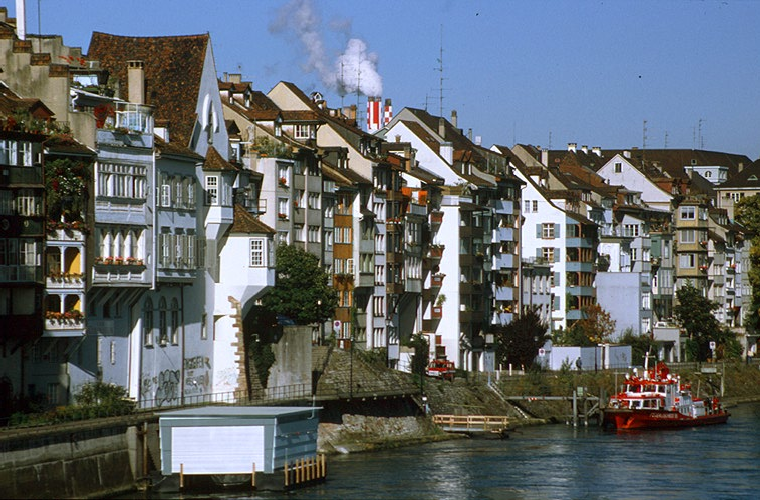
//> input picture assign3/img/basel3.bmp, 760 x 500 px
$ ./assign3   (built with g++ and OpenCV 4)
//> lines starting //> are read from the running program, lines starting //| are printed output that depends on the picture
#include <opencv2/core.hpp>
#include <opencv2/highgui.hpp>
#include <iostream>
#include <fstream>
#include <vector>
#include <string>

using namespace std;
using namespace cv;

#define PI 3.1415

Mat DCTImage(Mat orig_image){
	int h = orig_image.rows - (orig_image.rows % 8);
	int w = orig_image.cols - (orig_image.cols % 8);

	Mat fin_img = orig_image.clone();
	for(int x = 0; x < fin_img.rows; x++){
		for(int y = 0; y < fin_img.cols; y++){
			fin_img.at<Vec3b>(x, y)[0] = 0;
			fin_img.at<Vec3b>(x, y)[1] = 0;
			fin_img.at<Vec3b>(x, y)[2] = 0;
		}
	}

	double alpha_i = 1.0;
	double alpha_j = 1.0;

	for(int x = 0; x < h; x+= 8){
		for(int y = 0; y < w; y+= 8){
			for(int i = x; i < x+8; i++){
				for(int j = y; j < y+8; j++){
					float t = 0.0;
					if(i == 0)
						alpha_i = 1.0/sqrt(2.0);
					else
						alpha_i = 1.0;
					if(j == 0)
						alpha_j = 1.0/sqrt(2.0);
					else
						alpha_j = 1.0;

					for(int p = x; p < x+8; p++){
						for(int q = y; q < y+8; q++){
							t += (orig_image.at<Vec3b>(p,q)[2]) * (cos((((2*p)+1)) * ((i* M_PI))/ (2*8))) * (cos((((2*q) + 1)) * ((j * M_PI)) / (2*8)));
						}
					}
					t *= ((1/sqrt(2*8))) * (alpha_i * alpha_j);
					fin_img.at<Vec3b>(i, j)[2] = int(t);
				}
			}
		}
	}

	return fin_img;
}

Mat IDCTImage(Mat orig_image){
	int h = orig_image.rows - (orig_image.rows % 8);
	int w = orig_image.cols - (orig_image.cols % 8);

	Mat fin_img = orig_image.clone();
	for(int x = 0; x < fin_img.rows; x++){
		for(int y = 0; y < fin_img.cols; y++){
			fin_img.at<Vec3b>(x, y)[0] = 0;
			fin_img.at<Vec3b>(x, y)[1] = 0;
			fin_img.at<Vec3b>(x, y)[2] = 0;
		}
	}

	float t;
	double alpha_i = 1.0;
	double alpha_j = 1.0;

	for(int x = 0; x < h; x+= 8){
		for(int y = 0; y < w; y+= 8){
			for(int i = x; i < x+8; i++){
				for(int j = y; j < y+8; j++){
					t = 0.0;
					if(i == 0)
						alpha_i = 1.0/sqrt(2.0);
					else
						alpha_i = 1.0;
					if(j == 0)
						alpha_j = 1.0/sqrt(2.0);
					else
						alpha_j = 1.0;

					for(int p = x; p < x+8; p++){
						for(int q = y; q < y+8; q++){
							t = t + (orig_image.at<Vec3b>(p,q)[2])  * (cos((((2 * i) + 1)) * ((p * M_PI)) / (2 * 8))) * (cos((((2 * j) + 1)) * ((q * M_PI)) / (2 * 8))) * (alpha_i*alpha_j);
						}
					}
					t *= ((2/sqrt(8*8)));
					fin_img.at<Vec3b>(i, j)[2] = int(t);
				}
			}
		}
	}
	return fin_img;
}


Mat DCTImage_DC(Mat orig_image){
	int h = orig_image.rows - (orig_image.rows % 8);
	int w = orig_image.cols - (orig_image.cols % 8);

	Mat fin_img = orig_image.clone();

	for(int x = 0; x < h; x+= 8){
		for(int y = 0; y < w; y+= 8){
			for(int i = x; i < x+8; i++){
				for(int j = y; j < y+8; j++){
					if(i == x && j == y){
						continue;
					}else{
						fin_img.at<Vec3b>(i,j)[2] = 0;
					}
				}
			}
		}
	}

	return fin_img;
}

Mat DCTImage_9(Mat orig_image){
	int h = orig_image.rows - (orig_image.rows % 8);
	int w = orig_image.cols - (orig_image.cols % 8);

	Mat fin_img = orig_image.clone();

	for(int x = 0; x < h; x+= 8){
		for(int y = 0; y < w; y+= 8){
			for(int i = x; i < x+8; i++){
				for(int j = y; j < y+8; j++){
					for(int p = x; p < x+8; p++){
						for(int q = y; q < y+8; q++){
							if(i == x && j == y)
								continue;
							else if (i == x+2 && j == y+1)
								continue;
							else if (i == x+2 && j == y)
								continue;
							else if (i == x+1 && j == y+2)
								continue;
							else if (i == x+1 && j == y+1)
								continue;
							else if (i == x+1 && j == y)
								continue;
							else if (i == x && j == y+3)
								continue;
							else if (i == x && j == y+2)
								continue;
							else if (i == x && j == y +1)
								continue;
							else
								fin_img.at<Vec3b>(i,j)[2] = 0;
						}
					}
				}
			}
		}
	}

	return fin_img;
}

Mat rgbToHSI(Mat orig_image){
	Mat fin_img = orig_image.clone();
	for(int x = 0; x < fin_img.rows; x++){
		for(int y = 0; y < fin_img.cols; y++){
			fin_img.at<Vec3b>(x, y)[0] = 0;
			fin_img.at<Vec3b>(x, y)[1] = 0;
			fin_img.at<Vec3b>(x, y)[2] = 0;
		}
	}

	float r, g, b, h, s, i;

	for(int x = 0; x < orig_image.rows; x++){
		for(int y = 0; y < orig_image.cols; y++){
			//Vec3b &pix = orig_image.at<Vec3b>(x, y);

			b = orig_image.at<Vec3b>(x,y)[0];
			g = orig_image.at<Vec3b>(x,y)[1];
			r = orig_image.at<Vec3b>(x,y)[2];

			/*b = pix[0];
			g = pix[1];
			r = pix[2];
			*/

			float bgr = b + g + r;
			b /= bgr;
			g /= bgr;
			r /= bgr;

			h = 0.5 * ((r-g) + (r-b)) / sqrt(((r-g) * (r-g)) + ((r-b) * (g-b)));
			h = 180 * acos(h) / PI;
			if(b > g) h = 360 - h;
			h = 255 * h / 360;

			float min = std::min(r,std:: min(b, g));
			s = (1 - (3 * min / (b+g+r))) ;

			if(s < 0.00001)
				s = 0;
			else if(s > 0.99999)
				s = 1;

			i = bgr/3;

			//pix[0] = h;
			//pix[1] = s;
			//pix[2] = i;

			fin_img.at<Vec3b>(x,y)[0] = h;
			fin_img.at<Vec3b>(x,y)[1] = s;
			fin_img.at<Vec3b>(x,y)[2] = i;
		}
	}

	return fin_img;

}

Mat get_channel_intensity(Mat orig_image, int channel){
	Mat fin_img = orig_image.clone();
	for(int x = 0; x < fin_img.rows; x++){
		for(int y = 0; y < fin_img.cols; y++){
			fin_img.at<Vec3b>(x, y)[0] = 0;
			fin_img.at<Vec3b>(x, y)[1] = 0;
			fin_img.at<Vec3b>(x, y)[2] = 0;
		}
	}

	float r, g, b, h, s, i;

	for(int x = 0; x < orig_image.rows; x++){
		for(int y = 0; y < orig_image.cols; y++){

			b = orig_image.at<Vec3b>(x,y)[0];
			g = orig_image.at<Vec3b>(x,y)[1];
			r = orig_image.at<Vec3b>(x,y)[2];

			float bgr = b + g + r;
			i = bgr/3;

			fin_img.at<Vec3b>(x,y)[channel] = i;
		}
	}

	return fin_img;

}

int calculateXGradient(Mat img, int x, int y){
	double XGrad[3][3] = {
		{-1, -2, -1},
		{0, 0, 0},
		{1, 2, 1}
	};

	int gradient = XGrad[0][0] * img.at<Vec3b>(x-1,y-1)[2] + XGrad[0][1] * img.at<Vec3b>(x-1, y)[2] + XGrad[0][2] * img.at<Vec3b>(x-1, y+1)[2]
		     + XGrad[1][0] * img.at<Vec3b>(x, y-1)[2]  + XGrad[1][1] * img.at<Vec3b>(x, y)[2]   + XGrad[1][2] * img.at<Vec3b>(x, y+1)[2]
		     + XGrad[2][0] * img.at<Vec3b>(x+1,y-1)[2] + XGrad[2][1] * img.at<Vec3b>(x+1, y)[2] + XGrad[2][2] * img.at<Vec3b>(x+1, y+1)[2];

	return gradient;
}

int calculateYGradient(Mat img, int x, int y){
	double YGrad[3][3] = {
		{-1, 0, 1},
		{-2, 0, 2},
		{-1, 0, 1}
	};

	int gradient = YGrad[0][0] * img.at<Vec3b>(x-1,y-1)[2] + YGrad[0][1] * img.at<Vec3b>(x-1, y)[2] + YGrad[0][2] * img.at<Vec3b>(x-1, y+1)[2]
		     + YGrad[1][0] * img.at<Vec3b>(x, y-1)[2]  + YGrad[1][1] * img.at<Vec3b>(x, y)[2]   + YGrad[1][2] * img.at<Vec3b>(x, y+1)[2]
		     + YGrad[2][0] * img.at<Vec3b>(x+1,y-1)[2] + YGrad[2][1] * img.at<Vec3b>(x+1, y)[2] + YGrad[2][2] * img.at<Vec3b>(x+1, y+1)[2];

	return gradient;
}

Mat sobel(Mat img){

	Mat fin_img = img.clone();
	for(int x = 0; x < fin_img.rows; x++){
		for(int y = 0; y < fin_img.cols; y++){
			fin_img.at<Vec3b>(x, y)[0] = 0;
			fin_img.at<Vec3b>(x, y)[1] = 0;
			fin_img.at<Vec3b>(x, y)[2] = 0;
		}
	}

	for(int x = 0; x < img.rows; x++){
		for(int y = 0; y < img.cols; y++){
			int horizontal_grad = calculateXGradient(img, x, y);
			int vertical_grad = calculateYGradient(img, x, y);
			int total_grad = abs(horizontal_grad) + abs(vertical_grad);

			if(total_grad > 255){
				total_grad = 255;
			}else if(total_grad < 0){
				total_grad = 0;
			}

			fin_img.at<Vec3b>(x, y)[2] = total_grad;
		}
	}

	return fin_img;
}

int main(){

	string basel3_image = "../img/basel3.bmp";
	string building_image = "../img/Building1.bmp";
	string disk_image = "../img/Disk.bmp";

	//------------- Original Basel3_image -----------
	Mat basel3_img = imread(basel3_image, CV_LOAD_IMAGE_COLOR);
//> basel3_img is the input picture: 500 rows x 760 cols, CV_8UC3; mean B, G, R 107.2, 102.8, 96.5
	namedWindow("f1", WINDOW_AUTOSIZE);
	imshow("f1", basel3_img);

	//------------- HSI Base13_image ----------------
	Mat hsi_img = rgbToHSI(basel3_img);
//> after the loop in rgbToHSI, `for(int x = 0; x < fin_img.rows; x++)`: fin_img: 500 rows x 760 cols, CV_8UC3; every value is 0
//> the loop in rgbToHSI, `for(int x = 0; x < orig_image.rows; x++)` made 500 passes
//> (b, g, r, h, s, i) on passes 1 to 3: (0.453, 0.315, 0.232, 154.5, 0.303, 140.7), (0.449, 0.316, 0.235, 154.5, 0.295, 144.7), (0.448, 0.316, 0.236, 154.5, 0.291, 146.7)
//> after the loop in rgbToHSI, `for(int x = 0; x < orig_image.rows; x++)`:
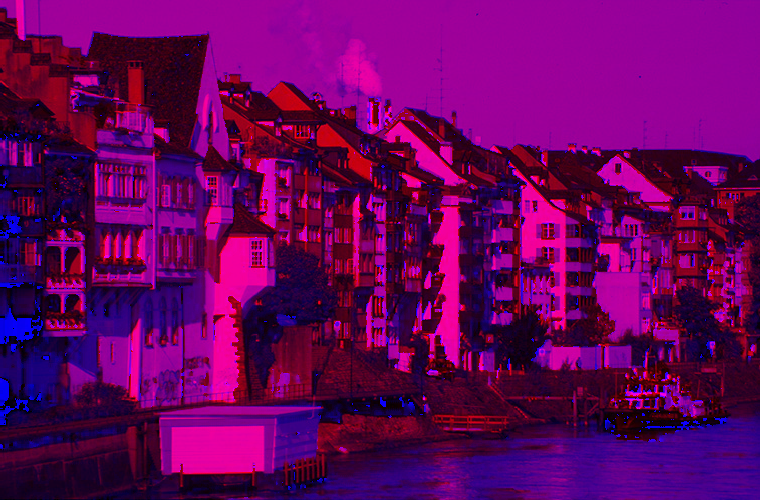
//> fin_img: 500 rows x 760 cols, CV_8UC3; mean B, G, R 93.3, 0, 101.9
//> after the loop in rgbToHSI, `for(int x = 0; x < orig_image.rows; x++)`: b = 0.441; g = 0.351; r = 0.208; h = 143.3; s = 0.376; i = 67.33
	namedWindow("HSI Image", WINDOW_AUTOSIZE);
	imshow("HSI Image", hsi_img);

	//------------- Red Basel3_image ----------------
	Mat red_img = get_channel_intensity(basel3_img, 2);
//> the loop in get_channel_intensity, `for(int x = 0; x < orig_image.rows; x++)` made 500 passes
//> (b, g, r, i) on passes 1 to 3: (191, 133, 98, 140.7), (195, 137, 102, 144.7), (197, 139, 104, 146.7)
//> after the loop in get_channel_intensity, `for(int x = 0; x < orig_image.rows; x++)`:
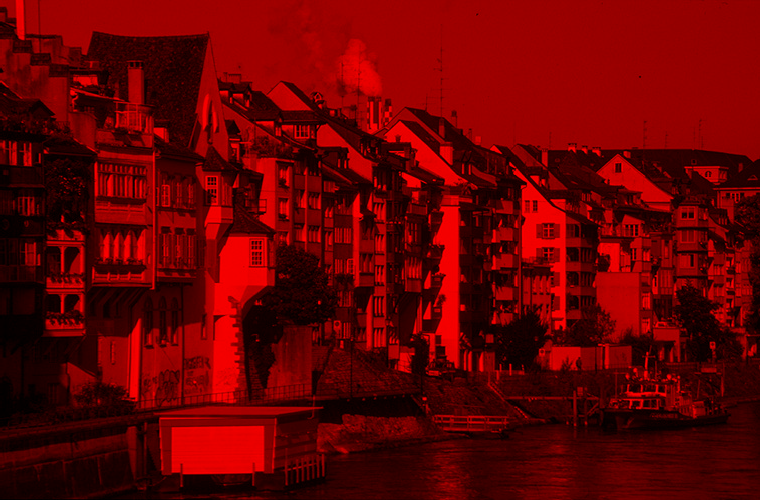
//> fin_img: 500 rows x 760 cols, CV_8UC3; mean B, G, R 0, 0, 101.9
//> after the loop in get_channel_intensity, `for(int x = 0; x < orig_image.rows; x++)`: b = 89; g = 71; r = 42; i = 67.33
	namedWindow("Red Intensity Image", WINDOW_AUTOSIZE);
	imshow("Red Intensity Image", red_img);

	//------------- Blue Basel3_image ----------------
	Mat blue_img = get_channel_intensity(basel3_img, 0);
//> the loop in get_channel_intensity (call 2), `for(int x = 0; x < orig_image.rows; x++)` made 500 passes
	namedWindow("Blue Intensity Image", WINDOW_AUTOSIZE);
	imshow("Blue Intensity Image", blue_img);

	//------------- Green Basel3_image ----------------
	Mat green_img = get_channel_intensity(basel3_img, 1);
	namedWindow("Green Intensity Image", WINDOW_AUTOSIZE);
	imshow("Green Intensity Image", green_img);

	//------------- DCT Base13_image ----------------
	Mat dct_img = DCTImage(red_img);
	namedWindow("DCT Image", WINDOW_AUTOSIZE);
	imshow("DCT Image", dct_img);

	//------------- DCT_DC Base13_image ----------------
	Mat dct_dc_img = DCTImage_DC(dct_img);
	namedWindow("DCT_DC Image", WINDOW_AUTOSIZE);
	imshow("DCT_DC Image", dct_dc_img);

	//------------- DCT_9 Base13_image ----------------
	Mat dct_9_img = DCTImage_9(dct_img);
	namedWindow("DCT_9 Image", WINDOW_AUTOSIZE);
	imshow("DCT_9 Image", dct_9_img);

	//------------- IDCT_DC Base13_image ----------------
	Mat idct_dc_img = IDCTImage(dct_dc_img);
	namedWindow("IDCT_DC Image", WINDOW_AUTOSIZE);
	imshow("IDCT_DC Image", idct_dc_img);

	//------------- IDCT_9 Base13_image ----------------
	Mat idct_9_img = IDCTImage(basel3_img);
	namedWindow("IDCT_9 Image", WINDOW_AUTOSIZE);
	imshow("IDCT_9 Image", idct_9_img);

	//------------- ROI Building_image ----------------
	Mat building_img = imread(building_image, CV_LOAD_IMAGE_COLOR);
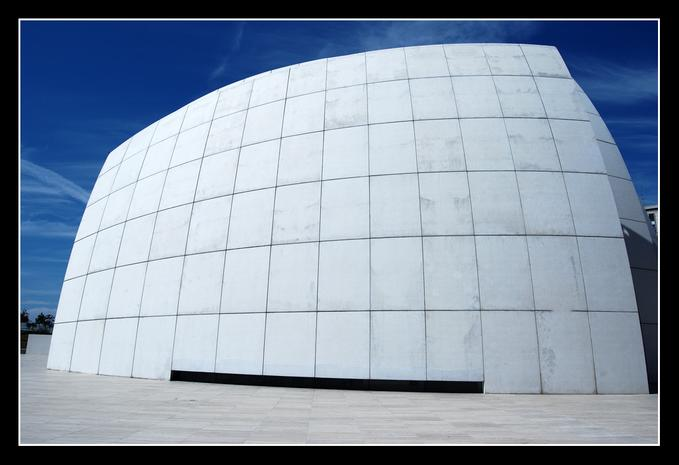
//> input picture assign3/img/Building1.bmp, 679 x 465 px
//> building_img is the input picture: 465 rows x 679 cols, CV_8UC3; mean B, G, R 165.6, 147.6, 133.2
	Mat building_hsi_img = rgbToHSI(building_img);
//> after the loop in rgbToHSI (call 2), `for(int x = 0; x < fin_img.rows; x++)`: fin_img: 465 rows x 679 cols, CV_8UC3; every value is 0
	Mat building_roi_img = sobel(building_hsi_img);
//> after the loop in sobel, `for(int x = 0; x < img.rows; x++)`:
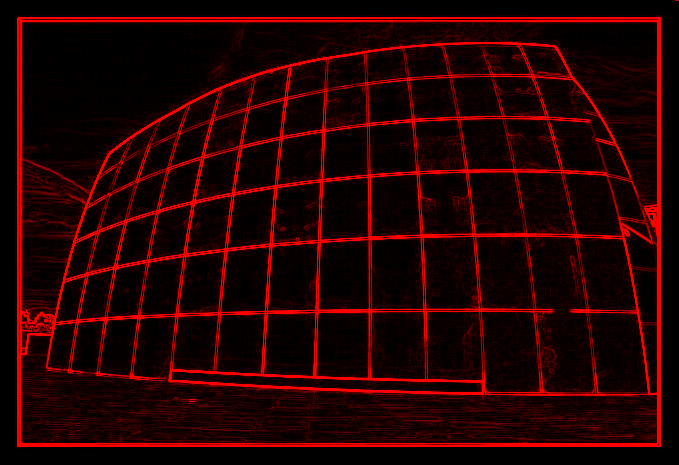
//> fin_img: 465 rows x 679 cols, CV_8UC3; mean B, G, R 0, 0, 37.8
	namedWindow("Building ROI Image", WINDOW_AUTOSIZE);
	imshow("Building ROI Image", building_roi_img);

	//------------- ROI Building_image ----------------
	Mat disk_img = imread(disk_image, CV_LOAD_IMAGE_COLOR);
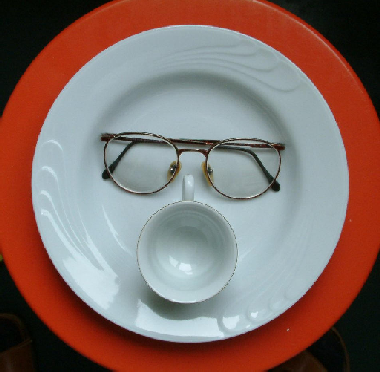
//> input picture assign3/img/Disk.bmp, 380 x 372 px
//> disk_img is the input picture: 372 rows x 380 cols, CV_8UC3; mean B, G, R 104.4, 110.3, 133.9
	Mat disk_hsi_img = rgbToHSI(disk_img);
//> after the loop in rgbToHSI (call 3), `for(int x = 0; x < fin_img.rows; x++)`: fin_img: 372 rows x 380 cols, CV_8UC3; every value is 0
//> after the loop in rgbToHSI (call 3), `for(int x = 0; x < orig_image.rows; x++)`:
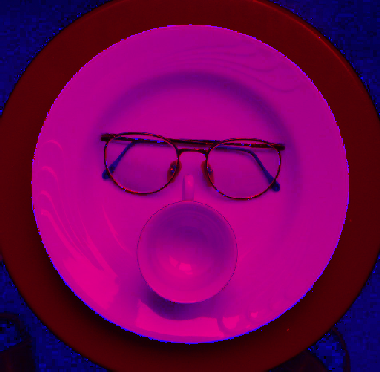
//> fin_img: 372 rows x 380 cols, CV_8UC3; mean B, G, R 87.3, 0, 115.9
	Mat disk_roi_img = sobel(disk_hsi_img);
//> after the loop in sobel (call 2), `for(int x = 0; x < img.rows; x++)`:
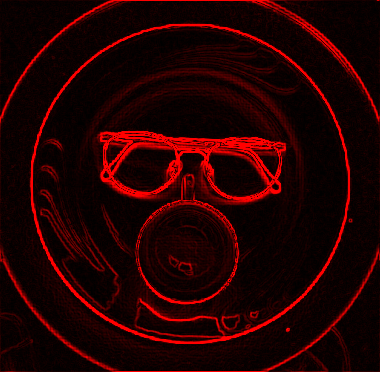
//> fin_img: 372 rows x 380 cols, CV_8UC3; mean B, G, R 0, 0, 35.5
	namedWindow("Disk ROI Image", WINDOW_AUTOSIZE);
	imshow("Disk ROI Image", disk_roi_img);

	waitKey();
	destroyAllWindows();


}
